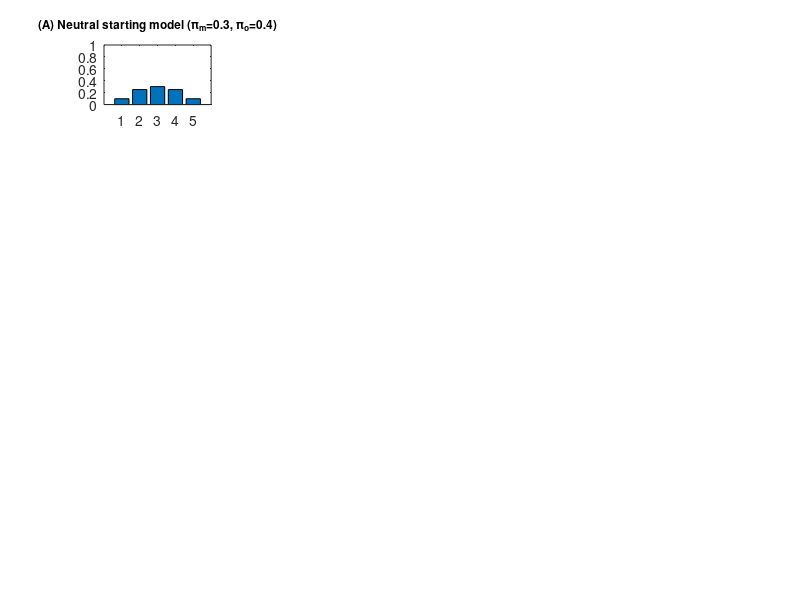

This figure's MATLAB source: (Note: this script raises an error after producing the figure.)




clear all
close all




% Observations
load S.mat;                                                                 % Load specific observations
o1=S(4).O1(1,:);                                                            % Positive to negative to positive again
o1=[o1 o1];                                                                 % Double the size of o1 to get more observations
o2=S(5).O1(1,:);                                                            % Positive to negative to positive again
o2=[o2 o2];                                                                 % Double the size of o2 to get more observations
% plot(o1);                                                                 % Plot (normally distributed) observations


% Lenghts for for loops
NO1 = max(o1);                                                              %   10    O1   outcomes
NO2 = max(o2);                                                              %   10    O2   outcomes
NS1 = 5;                                                                    %    5    S1   states (of the self)
NM1 = 4;                                                                    %    4    M1   models (of the self)
NS2 = 5;                                                                    %    5    S2   states (of the other)
NM2 = 4;                                                                    %    4    M1   models (of the other)
Tau = 2;                                                                    %    2   Tau   observations per trial
T =  length(o1)/2;                                                          %   80     T   trials
Nobs = length(o1);                                                          %  160    O1   observations (behaviours)


% Key parameters
eta   = [0.90  0.30  0.85  0.90];                                           % Learning rate (high = fast update of Dirichlet priors)
omega = [0.90  0.95  0.95  0.85];                                           % Forgetting rate (high = slow forgetting of Dirichlet priors)
ps1   = [0.30  0.30  0.30  1.00];                                           % Precision of P(s1|m1): Higher = internal self-mentalizing
ps2   = [0.30  0.30  0.30  1.00];                                           % Precision of P(s2|m2): Higher = internal other-mentalizing
po1   =  0.40;                                                              % Precision of P(o1|s1): Higher = external self-mentalizing
po2   =  0.40;                                                              % Precision of P(o2|s2): Higher = external other-mentalizing




% Hyperpriors: priors of mental states: P(s1|m1)
% (how mental states are generated by model of Self)
S1 = [0 3 5 7 10];                                                          % Values x at which to evaluate probability density function
% Hyperpriors: priors of mental states: P(s2|m2)
% (how mental states are generated by model of Other)
S2 = [0 3 5 7 10];                                                          % Values x at which to evaluate probability density function




% Get likelihoods
O1 = 1:1:max(o1);                                                           % Outcomes [1 2 3 4 5 6 7 8 9 10]
O2 = 1:1:max(o2);                                                           % Outcomes [1 2 3 4 5 6 7 8 9 10]
dmu=[0 0 0 0 0];                                                            % For this simulation, we assume dmu=0
dsig=0;
P_O1_S1S2 = nan(NO1, NS1, NS2);
P_O2_S2 = nan(NO2, NS2);
for s1=1:NS1                                                                % For loop to create (10x5x5) likelihood matrix P(O1|S1,S2)
    for s2=1:NS2                                                            % and 10x5 likelihood matrix P(O2|S2)
        % dmu = 5*(S2(s2)-5);                                               % External state shifts mean up or down
        % dsig = 0.1*abs((S2(s2)-5));                                       % External state also reduces precision
        pdf = normpdf(O1, S1(s1)+dmu(s2), 1/po1+dsig);                      % Discrete Gaussian (defining S1-S2 likelihood) with μ=S1+dmu & σ=1/po1+dsig
        P_O1_S1S2(:, s1, s2) = pdf./sum(pdf);                               % Normalize Gaussian by dividing each of its columns with its SUM
        P_O2_S2(:, s2)=normpdf(O2, S2(s2), 1/po2);                          % Discrete Gaussian (defining S2 likelihood) with μ=S2 & σ=1/po1+dsig
    end
end                                                                         % End result is 10x5 matrix representing all outcome-state mappings




i=1;                                                                        % Indicator of Figure position (see PLOTTING section at line 260)
FF=figure;

for model=1:5
    
    % --- CRITICAL RESET TO PREVENT CROSS-CONTAMINATION ---
    o=1;                                                                    % Indicator of which observation the agent experiences at trial t, time tau
    
    % Reset Hyperpriors exactly to initial state for each model pass
    prior_s1_m1 = []; prior_s2_m2 = [];
    prior_s1_m1(:, 1 ) = normpdf(S1,  1,  1/ps1(1));
    prior_s1_m1(:, 2 ) = normpdf(S1,  5,  1/ps1(2));                            
    prior_s1_m1(:, 3 ) = normpdf(S1,  9,  1/ps1(3));                            
    prior_s1_m1(:, 4 ) = [1.1 0.8 0.7 0.8 1.1];                                 
    
    prior_s2_m2(:, 1 ) = normpdf(S2,  1,  1/ps2(1));                            
    prior_s2_m2(:, 2 ) = normpdf(S2,  5,  1/ps2(2));                            
    prior_s2_m2(:, 3 ) = normpdf(S2,  9,  1/ps2(3));                            
    prior_s2_m2(:, 4 ) = [1.1 0.8 0.7 0.8 1.1];                                 
    
    P_S1_M11(:, 1 ) = prior_s1_m1(:, 1 )./sum(prior_s1_m1(:, 1 ));               
    P_S1_M11(:, 2 ) = prior_s1_m1(:, 2 )./sum(prior_s1_m1(:, 2 ));               
    P_S1_M11(:, 3 ) = prior_s1_m1(:, 3 )./sum(prior_s1_m1(:, 3 ));               
    P_S1_M11(:, 4 ) = prior_s1_m1(:, 4 )./sum(prior_s1_m1(:, 4 ));               
    P_S2_M22(:, 1 ) = prior_s2_m2(:, 1 )./sum(prior_s2_m2(:, 1 ));               
    P_S2_M22(:, 2 ) = prior_s2_m2(:, 2 )./sum(prior_s2_m2(:, 2 ));               
    P_S2_M22(:, 3 ) = prior_s2_m2(:, 3 )./sum(prior_s2_m2(:, 3 ));               
    P_S2_M22(:, 4 ) = prior_s2_m2(:, 4 )./sum(prior_s2_m2(:, 4 ));  
    
    % Preallocate trial variables
    P_S1_M1_O =  nan(NS1, NM1, T); P_S2_M2_O =  nan(NS2, NM2, T);
    P_S1_O    =  nan(NS1, T);      P_S2_O    =  nan(NS2, T);
    P_M1_O    =  nan(NM1, T);      P_M2_O    =  nan(NM2, T);
    Pr        =  nan(NS1, NS2, NM1); P_O_SM  =  nan(NS1, NM1, NM1);
    P_S1_M1   =  nan(NS1, NM1);      P_S2_M2   =  nan(NS2, NM2);

    if model==1                                                             % IF function to run through five models
       prior_m1 = [0 1 0 0];                                                % This allows only the  NORMAL  mental model to be active
       prior_m2 = [0 1 0 0];
       colour='cyan';
       o1=[S(6).O1(1,:) S(6).O1(1,:)];
       o2=[S(4).O1(1,:) S(4).O1(1,:)];                                      % Normative self-behaviours
       
    elseif model==2
       prior_m1 = [1 0 0 0];                                                % This allows only the NEGATIVE mental model to be active
       prior_m2 = [1 0 0 0];
       colour = [0.1000 0.4470 0.9000];
       o1=[S(1).O1(1,:) S(1).O1(1,:)];
       o2=[S(4).O1(1,:) S(4).O1(1,:)];                                      % Normative self-behaviours
    
    elseif model==3
       prior_m1 = [0 0 1 0];                                                % This allows only the POSITIVE mental model to be active
       prior_m2 = [0 0 1 0];                                                % This allows only the POSITIVE mental model to be active
       colour = [0.95 0 0];
       o1=[S(1).O1(1,:) S(1).O1(1,:)];
       o1=11-o1; 
       o2=[S(4).O1(1,:) S(4).O1(1,:)];                                      % Normative self-behaviours
    
    elseif model==4
       prior_m1 = [1 0 1 0];                                                % This allows both the NEGATIVE & POSITIVE models to be active (creating a SPLIT mental model)
       prior_m2 = [1 0 1 0];                                                % This allows both the NEGATIVE & POSITIVE models to be active (creating a SPLIT mental model)
       colour='black';
       o1=[S(3).O1(1,:) S(3).O1(1,:)];
       o2=[S(4).O1(1,:) S(4).O1(1,:)];                                      % Normative self-behaviours
    
    else
       prior_m1 = [0 0 0 1];                                                % This allows only the  EMPTY mental model to be active
       prior_m2 = [0 0 0 1];                                                % This allows only the  EMPTY mental model to be active
       colour='yellow';
       o1=[S(5).O1(1,:) S(5).O1(1,:)];
       o2=[S(4).O1(1,:) S(4).O1(1,:)];                                      % Normative self-behaviours
    
    end
    
    
    P_M1(:,1) = prior_m1./sum(prior_m1);                                    % Normalize distribution of mental model: P(M1)
    P_M2(:,1) = prior_m2./sum(prior_m2);                                    % Normalize distribution of mental model: P(M2)
    
    for m=1:NM2
        P_S2_M2(:, m)  = P_S2_M22(:, m)*P_M2(m);
        P_S1_M1(:, m)  = P_S1_M11(:, m)*P_M1(m);
    end
    
    
    for t=1:T                                                               % For loop from t=1 to T=40 (number of trials)
        
        % -------------------------------------------------------------- % 
        % ------------------------- INFERENCE -------------------------- % 
        % -------------------------------------------------------------- % 
        for tau=1:Tau                                                       % For loop from tau=1 to Tau=2 (number of observations per trial)
            
            for s2=1:NS2
                
                for m1=1:NM1                                                % For loop from m1=1 to NM1=4 (number of state configurations / hyperpriors)
                
                % PRIORS
                if tau==1                                                   % If-then function to create priors of states based on mental models: P(S1|M1)
                   Pr(:,s2,m1)  = P_S2_M2(s2,m1,t)*P_S1_M1(:,m1,t);         % For the first observation (at t=1 & tau=1) the prior is P(S2|M2)(*P(M2))*P(S1|M1)*(P(M1))
                else                                                        % For all other (tau) observations (in all other trials), 
                   Pr(:,s2,m1)  = P_S_O(:, s2, m1);                         % the prior is simply the previous posterior: P(S1,M1,S2,M2|O1,O2)
                end                                                         % Pr = Prior = 5x5x4 matrix = how states are under given self-other models
                
                % LIKELIHOODS
                P_O_SM(:,s2,m1) = P_O1_S1S2(o1(o),:,s2)*P_O2_S2(o2(o),s2);  % Likelihood of observations = P(O1|S1,S2) * P(O2|S2)
                
                end
                
            end
            
            % BAYESIAN INVERSION                                            % Use Bayes' rule to invert generative model and obtain P(S1,M1,S2,M2|O1,O2)
            P_J   = Pr.*P_O_SM;                                             % Bayes numerator: Joint probability: P(O1,S1,M1,O2,S2,M2)
            Po    = sum(P_J(:));                                            % Bayes denominator: Marinal probability: P(O1,O2)
            P_S_O = P_J./Po;                                                % Posterior: P(S1,M1,S2,M2|O1,O2) = Joint / Marginal = 10x4 matrix
            
            o=o+1;                                                          % Add 1 to the variable that indicates which observation is experienced at trial T, time tau
        
        end
        
        % Marginal posteriors at the end of the trial
        P_S1_M1_O(:,:,t) = squeeze(sum(P_S_O,2));                           % Squeeze the posterior at time t into a placeholder variable
        P_S2_M2_O(:,:,t) = squeeze(sum(P_S_O,1));                           % Squeeze the posterior at time t into a placeholder variable
        
        P_S1_O(:,t)      = sum(sum(P_S_O,3),2);                             % Sum rows of P(S1|O1,O2) (prob of S1 states given observations across all models)
        P_S2_O(:,t)      = sum(sum(P_S_O,3),1);                             % Sum rows of P(S2|O1,O2) (prob of S2 states given observations across all models)
        
        P_M1_O(:,t)      = squeeze(sum(sum(P_S_O,2),1));                    % Sum columns of P_S_O (prob of each model being endorsed based on state likelihood)
        
        
        % -------------------------------------------------------------- %
        % ------------------------- LEARNING --------------------------- %
        % -------------------------------------------------------------- %
        
        if model==1
           prior_s1_m1(:,2) = omega(2)*prior_s1_m1(:,2) + ...               % Dirichlet prior denoting P(S1|M1=NEGATIVE)
                              eta(2)*P_S1_M1_O(:,2,t);
           prior_s2_m2(:,2) = omega(2)*prior_s2_m2(:,2) + ...               % Dirichlet prior denoting P(S2|M2=NEGATIVE)
                              eta(2)*P_S2_M2_O(:,2,t);
           P_S1_M1(:, 2, t+1) = prior_s1_m1(:, 2)/sum(prior_s1_m1(:,2),1);  % Column 1 of P(S1|M1=NEGATIVE)   divided by its sum
           P_S2_M2(:, 2, t+1) = prior_s2_m2(:, 2)/sum(prior_s2_m2(:,2),1);  % Column 1 of P(S2|M2=NEGATIVE)   divided by its sum
           
        elseif model==2
               prior_s1_m1(:,1) = omega(1)*prior_s1_m1(:,1) + ...           % Dirichlet prior denoting P(S1|M1=NEGATIVE)
                                  eta(1)*P_S1_M1_O(:,1,t);
               prior_s2_m2(:,1) = omega(1)*prior_s2_m2(:,1) + ...                  % Dirichlet prior denoting P(S2|M2=NEGATIVE)
                                  eta(1)*P_S2_M2_O(:,1,t);
               P_S1_M1(:, 1, t+1) = prior_s1_m1(:, 1)/sum(prior_s1_m1(:,1),1);     % Column 1 of P(S1|M1=NEGATIVE)   divided by its sum
               P_S2_M2(:, 1, t+1) = prior_s2_m2(:, 1)/sum(prior_s2_m2(:,1),1);     % Column 1 of P(S2|M2=NEGATIVE)   divided by its sum
               if t==80
                  prior_s1_m1(:, 1 ) = normpdf(S1,  1,  1/ps1(1));          % Discrete Gaussian with μ=01 & σ=1/ps1, reflecting states under  NEGATIVE  mental model
                  prior_s2_m2(:, 1 ) = normpdf(S2,  1,  1/ps2(1));          % Discrete Gaussian with μ=01 & σ=1/ps1, reflecting states under  NEGATIVE  mental model
                  P_S1_M1(:, 1 ) = prior_s1_m1(:, 1 )./sum(prior_s1_m1(:, 1 )); % P(S1|M1) = States under  NEGATIVE  model
                  P_S2_M2(:, 1 ) = prior_s2_m2(:, 1 )./sum(prior_s2_m2(:, 1 )); % P(S2|M2) = States under  NEGATIVE  model
               end
        
        elseif model==3
               prior_s1_m1(:,3) = omega(3)*prior_s1_m1(:,3) + ...           % Dirichlet prior denoting P(S1|M1=NEGATIVE)
                                  eta(3)*P_S1_M1_O(:,3,t);
               prior_s2_m2(:,3) = omega(3)*prior_s2_m2(:,3) + ...           % Dirichlet prior denoting P(S2|M2=NEGATIVE)
                                  eta(3)*P_S2_M2_O(:,3,t);
               P_S1_M1(:, 3, t+1) = prior_s1_m1(:, 3)/sum(prior_s1_m1(:,3),1); % Column 1 of P(S1|M1=NEGATIVE)   divided by its sum
               P_S2_M2(:, 3, t+1) = prior_s2_m2(:, 3)/sum(prior_s2_m2(:,3),1); % Column 1 of P(S2|M2=NEGATIVE)   divided by its sum
               if t==80
                  prior_s1_m1(:, 3 ) = normpdf(S1,  9,  1/ps1(3));          % Discrete Gaussian with μ=09 & σ=1/ps1, reflecting states under  POSITIVE  mental model
                  prior_s2_m2(:, 3 ) = normpdf(S2,  9,  1/ps2(3));          % Discrete Gaussian with μ=09 & σ=1/ps1, reflecting states under  POSITIVE  mental model
                  P_S1_M1(:, 3 ) = prior_s1_m1(:, 3 )./sum(prior_s1_m1(:, 3 )); % P(S1|M1) = States under  POSITIVE  model
                  P_S2_M2(:, 3 ) = prior_s2_m2(:, 3 )./sum(prior_s2_m2(:, 3 )); % P(S2|M2) = States under  POSITIVE  model
               end
        
        elseif model==4
               prior_s1_m1(:,1) = omega(1)*prior_s1_m1(:,1) + ...           % Dirichlet prior denoting P(S1|M1=NEGATIVE)
                                  eta(1)*P_S1_M1_O(:,1,t);
               prior_s1_m1(:,3) = omega(1)*prior_s1_m1(:,3) + ...           % Dirichlet prior denoting P(S1|M1=POSITIVE)
                                  eta(1)*P_S1_M1_O(:,3,t);
               prior_s2_m2(:,1) = omega(1)*prior_s2_m2(:,1) + ...           % Dirichlet prior denoting P(S2|M2=NEGATIVE)
                                  eta(1)*P_S2_M2_O(:,1,t);
               prior_s2_m2(:,3) = omega(1)*prior_s2_m2(:,3) + ...           % Dirichlet prior denoting P(S3|M3=POSITIVE)
                                  eta(1)*P_S2_M2_O(:,3,t);
               P_S1_M1(:, 1, t+1) = prior_s1_m1(:, 1)/sum(prior_s1_m1(:,1),1); % Column 2 of P(S1|M1=NEGATIVE) divided by its sum
               P_S1_M1(:, 3, t+1) = prior_s1_m1(:, 3)/sum(prior_s1_m1(:,3),1); % Column 3 of P(S1|M1=POSITIVE) divided by its sum
               P_S2_M2(:, 1, t+1) = prior_s2_m2(:, 1)/sum(prior_s2_m2(:,1),1); % Column 2 of P(S2|M2=NEGATIVE) divided by its sum
               P_S2_M2(:, 3, t+1) = prior_s2_m2(:, 3)/sum(prior_s2_m2(:,3),1); % Column 3 of P(S2|M2=POSITIVE) divided by its sum
        
         elseif model==5
                prior_s1_m1(:,4) = omega(4)*prior_s1_m1(:,4) + ...          % Dirichlet prior denoting P(S1|M1=EMPTY)
                                   eta(4)*P_S1_M1_O(:,4,t);
                prior_s2_m2(:,4) = omega(4)*prior_s2_m2(:,4) + ...          % Dirichlet prior denoting P(S4|M4=EMPTY)
                                   eta(4)*P_S2_M2_O(:,4,t);
                P_S1_M1(:, 4, t+1) = prior_s1_m1(:, 4)/sum(prior_s1_m1(:,4),1); % Column 4 of P(S1|M1=EMPTY)      divided by its sum
                P_S2_M2(:, 4, t+1) = prior_s2_m2(:, 4)/sum(prior_s2_m2(:,4),1); % Column 4 of P(S2|M2=EMPTY)      divided by its sum
         end
        
    end
    
    
    % ------------------------------------------------------------------ %
    % --------------------------- PLOTTING ----------------------------- %
    % ------------------------------------------------------------------ %
    % Prepare variables for plotting
    P_S1_O_plot = P_S1_O;                                                   % New placeholder variable for P(S1|O1)
    P_S2_O_plot = P_S2_O;                                                   % New placeholder variable for P(S2|O2)
    % Expand posteriors for plotting purposes
    o_idx=1;                                                                % Using a safe unique variable name to prevent overwrite
    for t_plot=1:T                                                          % For loop across all time points T=80
        for tau_plot=1:Tau                                                  % For loop across all trials Tau=2
            P_S1_O_plot(:,o_idx)        = P_S1_O(:,t_plot);                 % Turn ts into os for P(S1|O1)
            P_S2_O_plot(:,o_idx)        = P_S2_O(:,t_plot);
            o_idx=o_idx+1;                                                  % Add 1 to observation
        end
    end
    
    % Posterior over outcomes
    xo=nan(NO1, NS1);                                                       % Likelihoods P(O1|S1)
    Xo=nan(NO1, NS1);                                                       % Likelihoods P(O1|S1)
    for o_p=1:Nobs                                                          % For loop from o=1 to all observations=160
        for s1=1:NS1
            xo(:,s1) = squeeze(P_O1_S1S2(:,s1,:))*P_S2_O_plot(:,o_p);       % Multiply each column P(O1|S1,S2) to P(S2|O1,O2)
        end
        Xo(:,o_p) = xo*P_S1_O_plot(:,o_p);                                  % Marginalise over s1: Likelihood * Marginal Posterior
    end
    % Find posterior prediction
    a=NaN(1,160);                                                           % Initialize a: posterior prediction
    for o_p=1:Nobs                                                          % For loop across all observations = 160
        [~, a(:,o_p)] = max(Xo(:,o_p));                                     % Safe fix: Uses Max to prevent NaN crashing while preserving accurate location index
    end                                                                     % End result = 1x160 indicating posterior predictions
    
    % PLOT models
    subplot(5,4,i);                                                         % Subplot: 5 rows, 3 columns, i=first (left) column
    if model==1
       h=bar(P_S1_M11(:,2));
       title('(A) Neutral starting model (π_{m}=0.3, π_{ο}=0.4)', ...
             'FontSize', 8.5)
    elseif model==2
       h=bar(P_S1_M11(:,1));
       title('(B) Semi-Negative starting model (π_{m}=0.3, π_{ο}=0.4)', ...
             'FontSize', 8.5)
    elseif model==3
       h=bar(P_S1_M11(:,3));
       title('(C) Semi-Positive starting model (π_{m}=0.3, π_{ο}=0.4)', ...
             'FontSize', 8.5)
    elseif model==4
       h=bar(P_S1_M11(:,1)); h.FaceColor=colour; hold on
       h=bar(P_S1_M11(:,3));
       title('(D) Semi-Split starting model (π_{m}=0.3, π_{ο}=0.4)', ...
             'FontSize', 8.5)
    else
       h=bar(P_S1_M11(:,4));
       title('(E) Semi-Empty starting model (π_{m}=0.3, π_{ο}=0.4)', ...
             'FontSize', 8.5)
       xlabel('\fontsize{7} States')
    end
    ylim([0 1]);
    h.FaceColor=colour;
    ylabel('\fontsize{7} P(S1|M1)')
    
    hold on
    
    % PLOT posteriors
    subplot(5,4,[i+1 i+2]);                                                 % Subplot: 5 rows, 3 columns, i=two (right) columns
    plot(o1,'ko', 'Color','k', ...
        'Markersize',8, ...
         MarkerFaceColor=[.8 .8 .8]); hold on;
    plot(a(:,:),'ko', 'Color','k', 'Markersize',6, MarkerFaceColor=colour);
    hold on; ylim([0 11]);
    
    if model==1
       title('(A) Mental inferences under neutral model (cyan circles) and integrative observations (grey circles)')
    elseif model==2
       title('(B) Mental inferences under semi-negative model (blue circles) and negative observations (grey circles)')
    elseif model==3
       title('(C) Mental inferences under semi-positive model (red circles) and positive observations (grey circles)')
    elseif model==4
       title('(D) Mental inferences under semi-split model (black circles) and dichotomous observations (grey circles)')
    else
       title('(E) Mental inferences under semi-empty model (yellow circles) and disorganized observations (grey circles)')
       xlabel('\fontsize{7} Trial')
    end
    
    ylabel('\fontsize{7} Observation')
    
    % PLOT FINAL models
    subplot(5,4,i+3);                                                       % Subplot: 5 rows, 3 columns, i=first column (on the left)
    if model==1
       prior_s1_m1_F(:,2) = normpdf(S1, 5, 1/0.9);
       P_S1_M1_F(:,2) = prior_s1_m1_F(:,2)./sum(prior_s1_m1_F(:,2));
       h=bar(P_S1_M1_F(:,2));
       title('(A) Integrated final model (π_{m}=0.9, π_{ο}=0.4)', ...
             'FontSize', 8.5)
    elseif model==2
       prior_s1_m1_F(:,1) = normpdf(S1, 1, 1/0.9);
       P_S1_M1_F(:,1) = prior_s1_m1_F(:,1)./sum(prior_s1_m1_F(:,1));
       h=bar(P_S1_M1_F(:,1));
       title('(B) Negative final model (π_{m}=0.9, π_{ο}=0.4)', ...
             'FontSize', 8.5)
    elseif model==3
       prior_s1_m1_F(:,3) = normpdf(S1, 9, 1/0.9);
       P_S1_M1_F(:,3) = prior_s1_m1_F(:,3)./sum(prior_s1_m1_F(:,3));
       h=bar(P_S1_M1_F(:,3));
       title('(C) Positive final model (π_{m}=0.9, π_{ο}=0.4)', ...
             'FontSize', 8.5)
    elseif model==4
       prior_s1_m1_F(:,1) = normpdf(S1, 1, 1/1);
       P_S1_M1_F(:,1) = prior_s1_m1_F(:,1)./sum(prior_s1_m1_F(:,1));
       h=bar(P_S1_M1_F(:,1)); h.FaceColor=colour; 
       hold on
       
       prior_s1_m1_F(:,3) = normpdf(S1, 9, 1/0.90);
       P_S1_M1_F(:,3) = prior_s1_m1_F(:,3)./sum(prior_s1_m1_F(:,3));
       h=bar(P_S1_M1_F(:,3)); 
       title('(D) Semi-Split final model (π_{m}=0.9, π_{ο}=0.4)', ...
             'FontSize', 8.5)
    else
       P_S1_M1_F(:,4) = [0.20 0.20 0.2 0.2 0.2];                            
       h=bar(P_S1_M1_F(:,4));
       title('(E) Empty final model (π_{m}=0, π_{ο}=0.4)', ...
             'FontSize', 8.5)
       xlabel('\fontsize{7} States')
    end
    ylim([0 1]);
    h.FaceColor=colour;
    ylabel('\fontsize{7} P(S1|M1)')
    
    hold on
    
    i = i+4;                                                                % Add 4 to i to move to next row (after having filled 4 columns)
    
end

% Get current figure handle
fig = gcf;

% Set figure units to inches (or centimeters)
fig.Units = 'inches';
fig.PaperUnits = 'inches';

% Define desired width and height (e.g., 12x6 inches)
width = 16;
height = 10;

% Adjust on-screen figure size
fig.Position(3:4) = [width, height];

% Configure paper settings
fig.PaperPositionMode = 'manual';
fig.PaperPosition = [0 0 width height];
fig.PaperSize = [width height];

% Set background color to white
fig.Color = 'white';            % White Background colour
fig.InvertHardcopy = 'off';     % Maintain existing colours

% Save as PDF
print(fig, 'Figure 6.pdf', '-dpdf');
